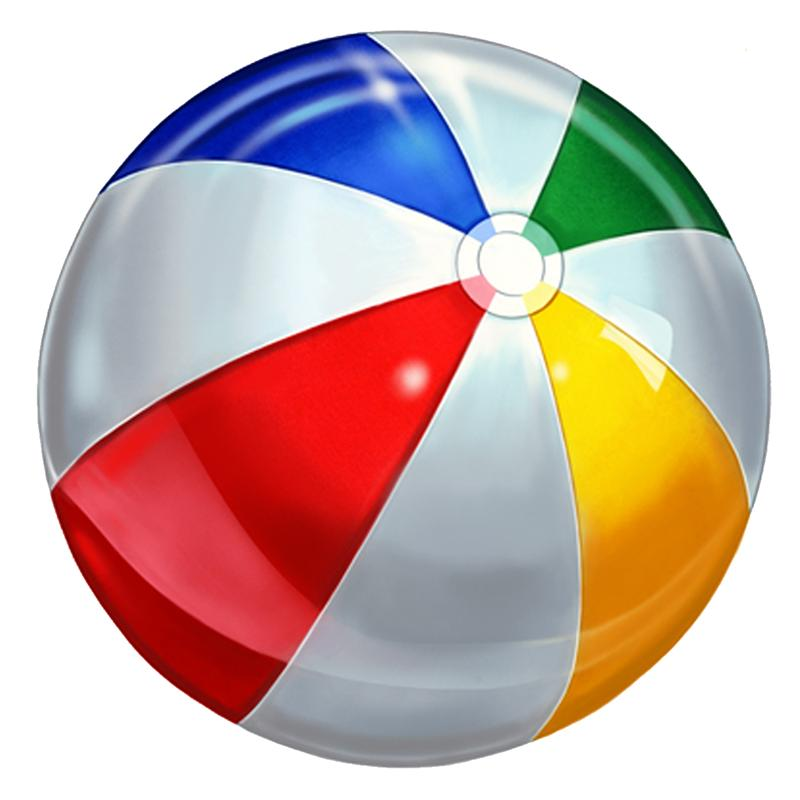
%> input picture geom_transf_project_5442/ball.jpg, 800 x 800 px
$ octave beach_motion.m   (GNU Octave 9; MATLAB toolbox functions it lacks are replaced by stand-ins)
%> lines starting %> are read from the running program, lines starting %| are printed output that depends on the picture
%% script beach_motion

close all; clear all; clc

ball = rgb2gray(im2double(imread('ball.jpg')));
%> ball: size 800x800 double; min 0.0156, max 1, mean 0.722
ball_mask = rgb2gray(im2double(imread('ball_mask.jpg')));
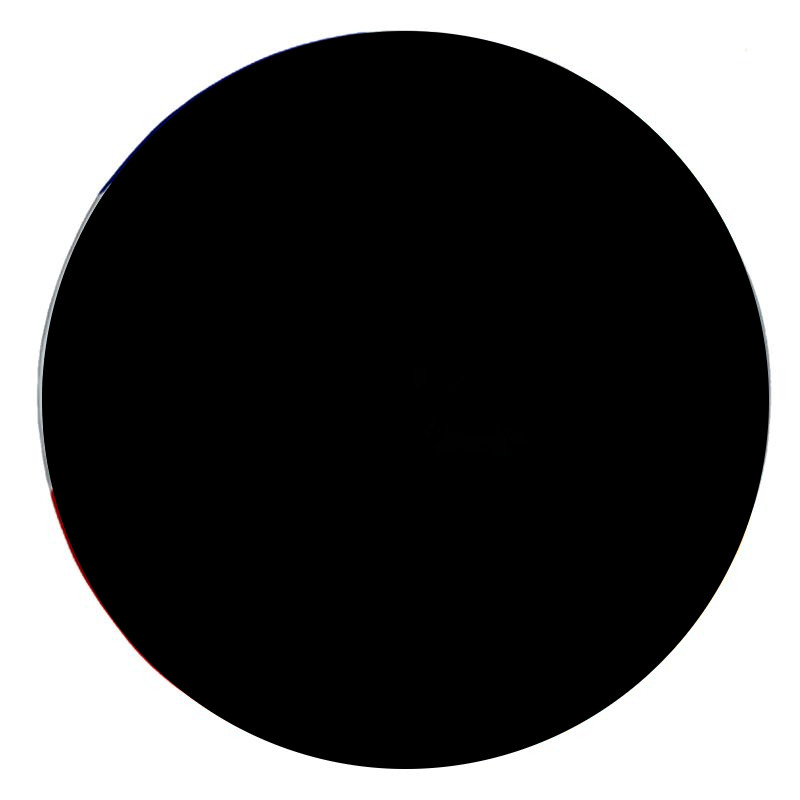
%> input picture geom_transf_project_5442/ball_mask.jpg, 800 x 800 px
%> ball_mask: size 800x800 double; min 0, max 1, mean 0.339
beach = rgb2gray(im2double(imread('beach.jpg')));
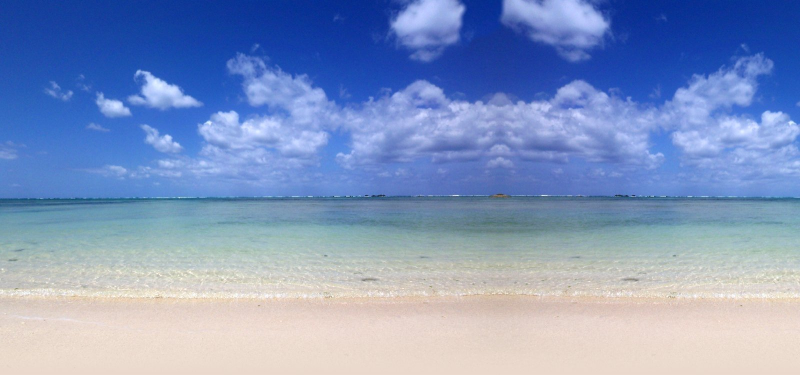
%> input picture geom_transf_project_5442/beach.jpg, 1600 x 749 px (shown at 1/2 size)
%> beach: size 749x1600 double; min 0.0623, max 0.999, mean 0.587

cmap = gray(256);

ball = imresize(ball,0.125);
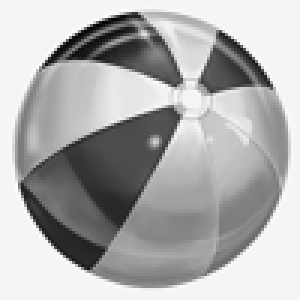
%> ball: size 100x100 double (shown 3 times larger); min 0.0329, max 1.04, mean 0.722; drawn with min black and max white
ball_mask = imresize(ball_mask,0.125);
%> ball_mask: size 100x100 double
beach = imresize(beach,[600 1280]);
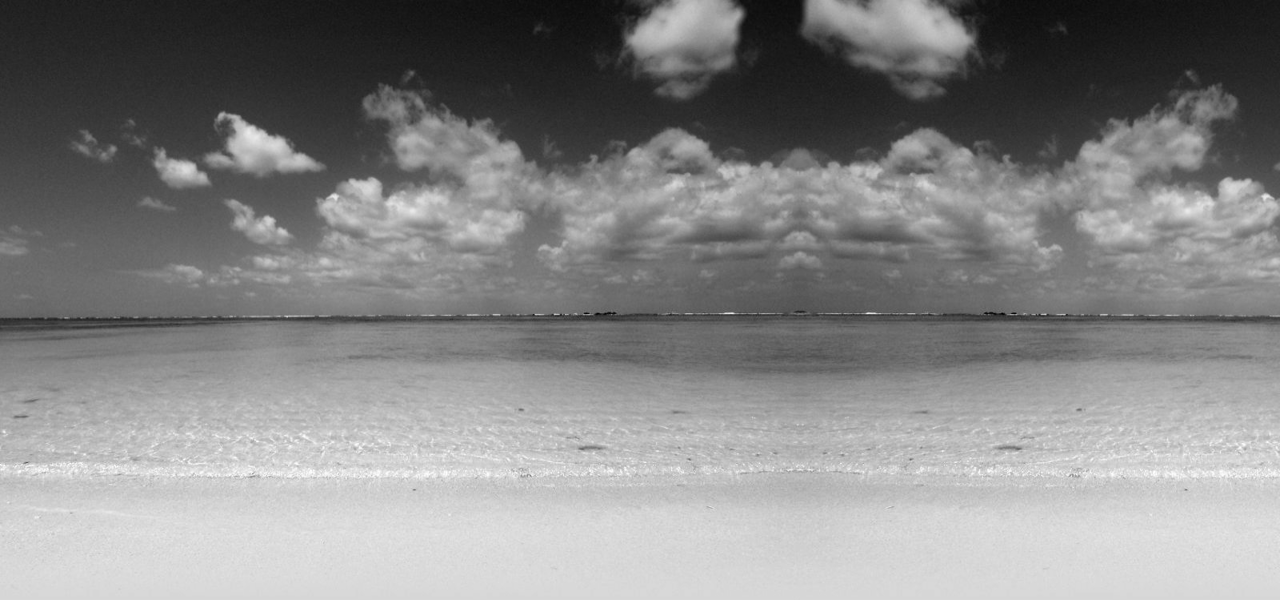
%> beach: size 600x1280 double; min 0.121, max 1, mean 0.587; drawn with min black and max white
rout = imref2d(size(beach));
tx = mean(rout.XWorldLimits);
%> tx = 640.5
ty = mean(rout.YWorldLimits);
%> ty = 300.5

%ball1 = (1-ball_mask).*(1-ball);
ball1 = 1-ball;
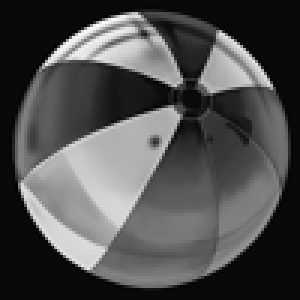
%> ball1: size 100x100 double (shown 3 times larger); min -0.0355, max 0.967, mean 0.278; drawn with min black and max white
spin = cell([200,1]);
beach_vid = cell([200,1]);

%prwta ginetai o metasxhmatismos pou kanei th mpala na peristrefetai
for i = 0:199
    a = [cos((pi/120)*i) sin((pi/120)*i) 0;
        -sin((pi/120)*i) cos((pi/120)*i) 0;
         0 0 1];
    metasx = affine2d(a);
    temp = imwarp(ball1,metasx);
    spin{i+1} = temp;
end
%> this loop made 200 passes
%> pass 3, `temp = imwarp(ball1,metasx);`:
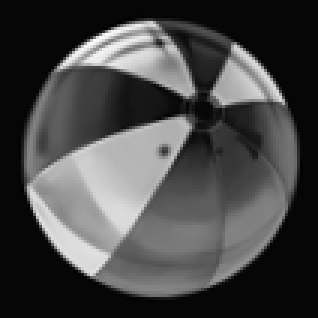
%> temp: size 106x106 double (shown 3 times larger); min -0.0261, max 0.944, mean 0.248; drawn with min black and max white
%> after the loop, spin = 200 items

%ginetai kai edw kanonikopoihsh twn mege8wn twn eikonwn pou prokyptoun apo
%th peristrofh ths eikonas ths mpalas
for ii = 1:200
    [x,y,~] = size(spin{ii,1});
    if x-100>0
        cr = (x-100)/2;
        cr = floor(cr);
        spin{ii,1} = spin{ii,1}((cr+1):x-(cr+1),(cr+1):x-(cr+1),:);
    elseif x-100==0
        spin{ii,1} = spin{ii,1};
    end
end
%> this loop made 200 passes
%> (x, y, cr) on passes 2 to 13: (103, 103, 1), (106, 106, 3), (108, 108, 4), (110, 110, 5), (113, 113, 6), (115, 115, 7), (117, 117, 8), (119, 119, 9), (121, 121, 10), (123, 123, 11), (125, 125, 12), (127, 127, 13)
%> (x, y) on pass 1: (100, 100)
%> after the loop, cr = 18

%edw pleon ginetai o metasxhmatismos gia th kinhsh oloklhrhs ths mpalas
%mesa sth paralia gia auto kai autes oi parametroi sth 3h grammh tou pinaka
%a2 (sth matlab ekei ginetai to translation)
for i = 0:199
    i2 = 200;
    a2 = [1 0 0;
        0 1 0;
        40+3*i 3/2*ty-3/2*abs(i2-i)*abs(cos((i2-i)/16)) 1];
     metasx2 = affine2d(a2);
     temp2 = imwarp(spin{i+1},metasx2,'OutputView',rout);
     beach_vid{i+1} = temp2;
end
%> this loop made 200 passes
%> pass 1, `temp2 = imwarp(spin{i+1},metasx2,'OutputView',rout);`:
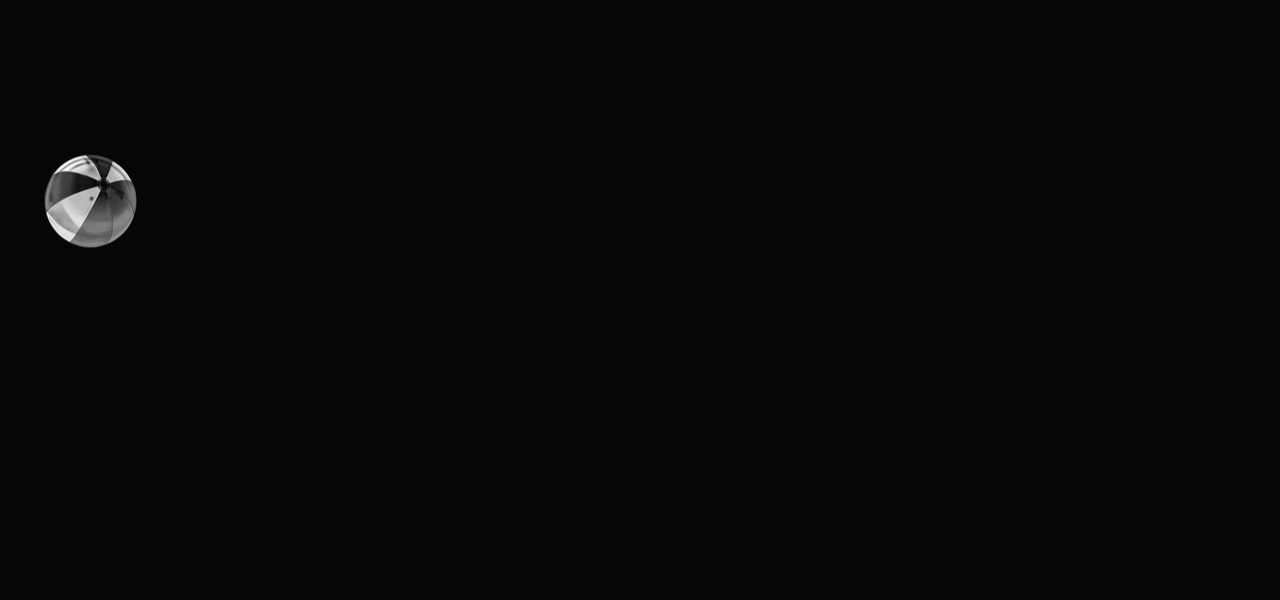
%> temp2: size 600x1280 double; min -0.0258, max 0.924, mean 0.00363; drawn with min black and max white
%> after the loop, beach_vid = 200 items

%dhmiourgia twn frames
for i = 1:200
    beach_vid{i,1} = (1-beach_vid{i,1}(:,:,:)).*beach(:,:,:);
    beach_mot(i) = im2frame(uint8(round(255*beach_vid{i,1})),cmap);
end
%> after the loop, beach_mot = 200 items
implay(beach_mot,30)
